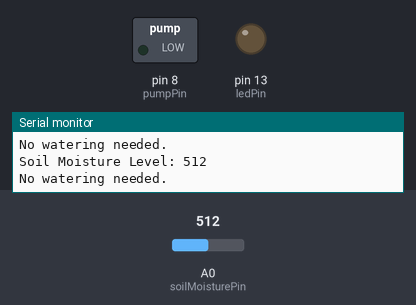
The sketch below on a simulated Arduino Uno, built with avr-gcc and run on an emulated ATmega328P. Parts: switched loads named in the sketch (green lamp = pin HIGH), output pins drawn as LEDs (lit = HIGH), the last lines printed to the serial monitor. The inputs (shaded band) are chosen by the test bench; at power-on: A0 (soilMoisturePin) = 512.

Above: at 2.8 s.
2.9 s: A0 (soilMoisturePin) set to 485
At 5.1 s:
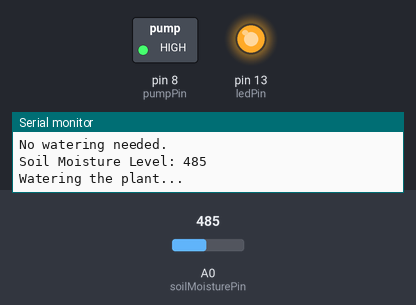
5.6 s: A0 (soilMoisturePin) set to 510
At 6.6 s:
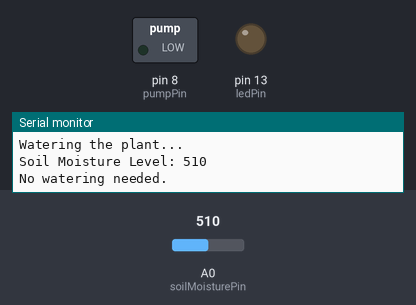
8.3 s: A0 (soilMoisturePin) set to 490
At 10.9 s:
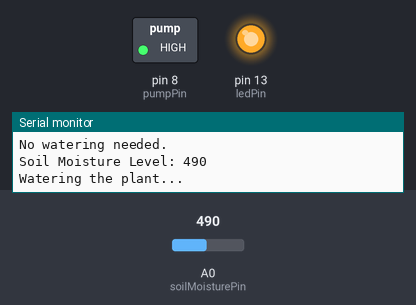
Timing chart, 0 to 12.4 s (numbered marks = the images above; inputs shaded):
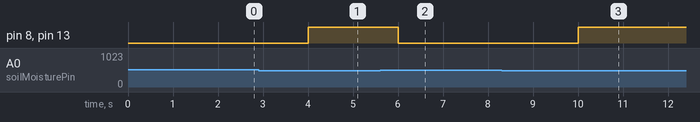

Measured:
- the behaviour switches between 500 and 499 on A0 (soilMoisturePin) (found by bisection; images 0 and 1)
- after the input at 2.9 s, pin 8 (pumpPin), pin 13 (ledPin): LOW → HIGH after 1.1 s
- after the input at 5.6 s, pin 8 (pumpPin), pin 13 (ledPin): HIGH → LOW after 0.40 s
- after the input at 8.3 s, pin 8 (pumpPin), pin 13 (ledPin): LOW → HIGH after 1.7 s

The sketch:

Environ.ino
```cpp
// Define pin connections
const int soilMoisturePin = A0; // Analog pin for soil moisture sensor
const int pumpPin = 8;         // Digital pin for water pump relay
const int ledPin = 13;         // Built-in LED pin

// Moisture threshold
int moistureThreshold = 500;

void setup() {
  pinMode(pumpPin, OUTPUT);
  pinMode(ledPin, OUTPUT);
  digitalWrite(pumpPin, LOW);

  Serial.begin(9600); // Start serial communication for debugging
}

void loop() {
  int moistureValue = analogRead(soilMoisturePin);
  Serial.print("Soil Moisture Level: ");
  Serial.println(moistureValue);

  if (moistureValue < moistureThreshold) {
    // Turn on the pump
    digitalWrite(pumpPin, HIGH);
    digitalWrite(ledPin, HIGH); // LED ON
    Serial.println("Watering the plant...");
  } else {
    // Turn off the pump
    digitalWrite(pumpPin, LOW);
    digitalWrite(ledPin, LOW); // LED OFF
    Serial.println("No watering needed.");
  }

  delay(2000); // Wait for 2 seconds before next reading
}
```
